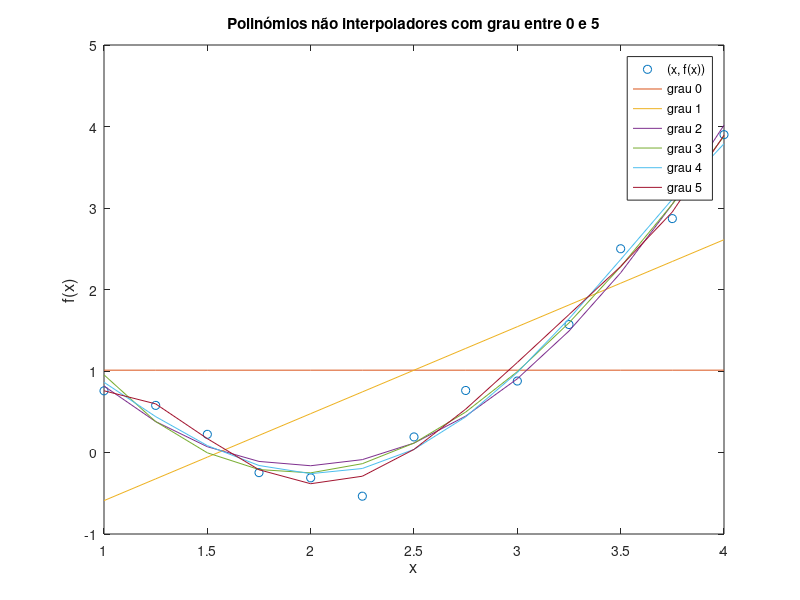
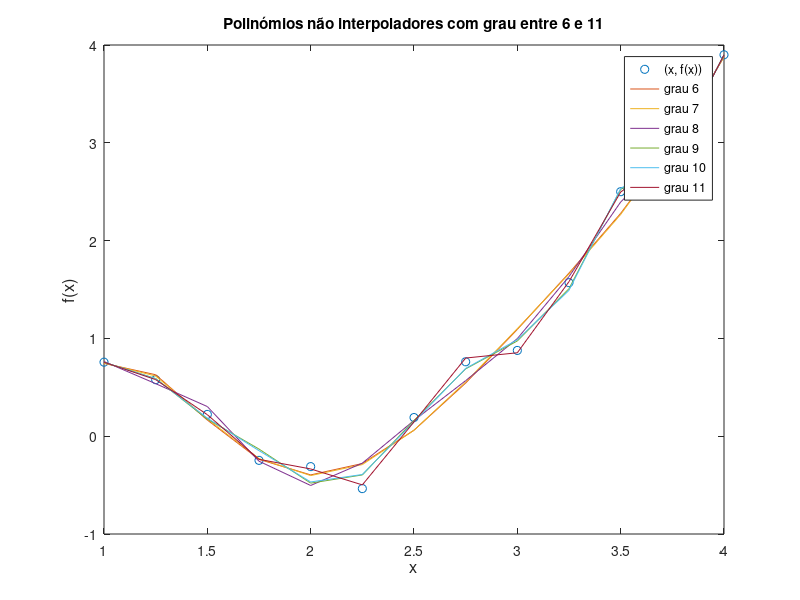

These charts were generated, in order, by the following MATLAB code:
format shortE;

%%Generate Data Table
x = 1:0.25:4;
y = [0.757, 0.578, 0.223, -0.247, -0.311, -0.536, 0.191, 0.761, 0.877, 1.57, 2.5, 2.87, 3.9];

%p(0) não é possível ser realizado dentro do for uma vez que não dá para
%criar um array P que inclua o 0 logo tem de ser feito à parte

[P0, e0] = polyfit(x, y, 0);
W0 = polyval(P0, x);
SSE0 = e0.normr^2;
MSEm0 = SSE0 / (13 - 1);
MSEmplus0 = SSE0 / (13 - 2);
divMSE0 = MSEm0 / MSEmplus0;

disp(P0);

for i = 1:11 %o i comportar-se à como o grau do polinómio
    
    %dentro dos cases o i das formulas sera previamente substituido 
    %MSEm = SSE / (13 - (i + 1));
    %MSEmplus = SSE / (13 - ((i + 1) + 1));
    
   [P, e] = polyfit(x, y, i);
   disp(P);
   switch i
       case 1
           [P1] = polyval(P, x);
           AuxSSE1 = (P1 - y).^2; %Variável auxiliar no cálculo do SSE
           SSE1 = sum(AuxSSE1); %Realiza a soma de todos os valores do array AuxSSE1
           MSEm1 = SSE1 / 11; %Realiza o cálculo do MSE = nº de pontos - nº de parâmetros a estimar
           MSEmplus1 = SSE1 / 10; %Cálculo do MSE(m+1) = nº de pontos - nº de parâmetros a estimar + 1
           divMSE1 = MSEm1 / MSEmplus1; %Realiza o cálculo do ultimo valor pedido na tabela
       case 2
           [P2] = polyval(P, x);
           AuxSSE2 = (P2 - y).^2;
           SSE2 = sum(AuxSSE2);
           MSEm2 = SSE2 / 10;
           MSEmplus2 = SSE2 / 9;
           divMSE2 = MSEm2 / MSEmplus2;
       case 3
           [P3] = polyval(P, x);
           AuxSSE3 = (P3 - y).^2;
           SSE3 = sum(AuxSSE3);
           MSEm3 = SSE3 / 9;
           MSEmplus3 = SSE3 / 8;
           divMSE3 = MSEm3 / MSEmplus3;
       case 4
           [P4] = polyval(P, x);
           AuxSSE4 = (P4 - y).^2;
           SSE4 = sum(AuxSSE4);
           MSEm4 = SSE4 / 8;
           MSEmplus4 = SSE4 / 7;
           divMSE4 = MSEm4 / MSEmplus4;
       case 5
           [P5] = polyval(P, x);
           AuxSSE5 = (P5 - y).^2;
           SSE5 = sum(AuxSSE5);
           MSEm5 = SSE5 / 7;
           MSEmplus5 = SSE5 / 6;
           divMSE5 = MSEm5 / MSEmplus5;
       case 6
           [P6] = polyval(P, x);
           AuxSSE6 = (P6 - y).^2;
           SSE6 = sum(AuxSSE6);
           MSEm6 = SSE6 / 6;
           MSEmplus6 = SSE6 / 5;
           divMSE6 = MSEm6 / MSEmplus6;
       case 7
           [P7] = polyval(P, x);
           AuxSSE7 = (P7 - y).^2;
           SSE7 = sum(AuxSSE7);
           MSEm7 = SSE7 / 5;
           MSEmplus7 = SSE7 / 4;
           divMSE7 = MSEm7 / MSEmplus7;
       case 8
           [P8] = polyval(P, x);
           AuxSSE8 = (P8 - y).^2;
           SSE8 = sum(AuxSSE8);
           MSEm8 = SSE8 / 4;
           MSEmplus8 = SSE8 / 3;
           divMSE8 = MSEm8 / MSEmplus8;
       case 9
           [P9] = polyval(P, x);
           AuxSSE9 = (P9 - y).^2;
           SSE9 = sum(AuxSSE9);
           MSEm9 = SSE9 / 3;
           MSEmplus9 = SSE9 / 2;
           divMSE9 = MSEm9 / MSEmplus9;
       case 10
           [P10] = polyval(P, x);
           AuxSSE10 = (P10 - y).^2;
           SSE10 = sum(AuxSSE10);
           MSEm10 = SSE10 / 2;
           MSEmplus10 = SSE10 / 1;
           divMSE10 = MSEm10 / MSEmplus10;
       case 11
           [P11] = polyval(P, x);
           AuxSSE11 = (P11 - y).^2;
           SSE11 = sum(AuxSSE11);
           MSEm11 = SSE11 / 1;
           MSEmplus11 = SSE11 / 0;
           divMSE11 = MSEm11 / MSEmplus11;
   end
end
s = "--------------------------------"; %método de separação dos valores representados no output

disp(s);

%realização do display no output dos valores pedidos na tabela
disp(SSE0);
disp(SSE1);
disp(SSE2);
disp(SSE3);
disp(SSE4);
disp(SSE5);
disp(SSE6);
disp(SSE7);
disp(SSE8);
disp(SSE9);
disp(SSE10);
disp(SSE11);

disp(s);

disp(MSEm0);
disp(MSEm1);
disp(MSEm2);
disp(MSEm3);
disp(MSEm4);
disp(MSEm5);
disp(MSEm6);
disp(MSEm7);
disp(MSEm8);
disp(MSEm9);
disp(MSEm10);
disp(MSEm11);

disp(s);

disp(divMSE0);
disp(divMSE1);
disp(divMSE2);
disp(divMSE3);
disp(divMSE4);
disp(divMSE5);
disp(divMSE6);
disp(divMSE7);
disp(divMSE8);
disp(divMSE9);
disp(divMSE10);
disp(divMSE11);


f1 = figure;
plot(x, y, "o");
xlim([1 4])
hold on;

plot(x, W0);
plot(x, P1);
plot(x, P2);
plot(x, P3);
plot(x, P4);
plot(x, P5);

legend('(x, f(x))','grau 0','grau 1','grau 2','grau 3','grau 4','grau 5') 
title('Polinómios não interpoladores com grau entre 0 e 5')
xlabel('x','FontSize',12);
ylabel('f(x)','FontSize',12); 
hold off

f2 = figure;
plot(x, y, "o");
xlim([1 4])
hold on;

plot(x, P6);
plot(x, P7);
plot(x, P8);
plot(x, P9);
plot(x, P10);
plot(x, P11);

legend('(x, f(x))','grau 6','grau 7','grau 8','grau 9','grau 10','grau 11') 
title('Polinómios não interpoladores com grau entre 6 e 11')
xlabel('x','FontSize',12);
ylabel('f(x)','FontSize',12); 
hold off